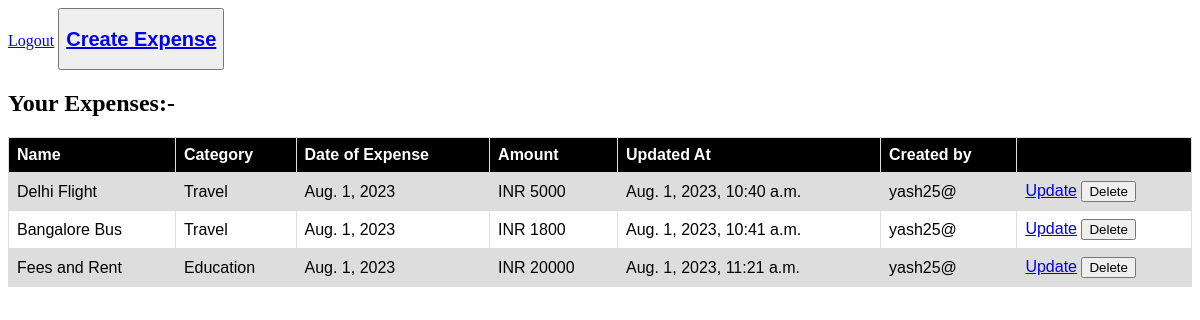
/view-expenses/ (signed in), run on the app's committed database.
### expenses/models.py (models this page shows, shortened)
class Expense(models.Model):
    name = models.CharField(max_length=140, verbose_name='Name of Expense')
    date_of_expense = models.DateField(verbose_name='Date of Expense')
    category = models.CharField(max_length=20, choices=CATEGORY_CHOICES)
    description = models.TextField(verbose_name='Description')
    amount = models.PositiveIntegerField(verbose_name='Amount', default=0)
    created_by = models.ForeignKey(User, on_delete=models.CASCADE, related_name='expenses')
    created_at = models.DateTimeField(auto_now_add=True)
    updated_at = models.DateTimeField(auto_now=True)

### expenses/views.py (the view)
# urls.py: path('view-expenses/', views.view_expenses, name='view_expenses'),
@login_required
def view_expenses(request):
    if request.user.is_superuser:
        expenses = Expense.objects.all()
    else:
        expenses = Expense.objects.filter(created_by=request.user)
    return render(request, 'view_expenses.html', {'expenses': expenses})

### expenses/templates/view_expenses.html (shortened to what this page needs)
{% extends 'base.html' %}
{% block content %}
<button type="submit"><a href="{% url 'create_expense' %}"><h2>Create Expense</h2></a></button>
<br>
<h2>Your Expenses:-</h2>
<table>
  <tr>
    <th>Name</th>
    <th>Category</th>
    <th>Date of Expense</th>
    <th>Amount</th>
    <th>Updated At</th>
    <th>Created by</th>
    <th></th>
  </tr>
  {% for exp_item in expenses %}
  <tr>
    <td>{{ exp_item.name }}</td>
    <td>{{ exp_item.category}}</td>
    <td>{{ exp_item.date_of_expense}}</td>
    <td>INR {{ exp_item.amount }}</td>
    <td>{{ exp_item.updated_at}}</td>
    <td>{{ exp_item.created_by}}</td>
    <td>
      {% if exp_item.created_by == request.user or request.user.is_superuser %}
              <a method="POST" href="{% url 'update_expense' exp_item.id %}">Update</a>
              <form method="post" action="{% url 'delete_expense' exp_item.id %}" style="display: inline;">
                <button type="submit">Delete</button>
              </form>
      {% endif %}
    </td>
  </tr>
  {% endfor %}
{% endblock %}

### expenses/templates/base.html (style rules this page uses)
table { font-family: arial, sans-serif; border-collapse: collapse; width: 100%; }
td, th { border: 1px solid #dddddd; text-align: left; padding: 8px; }
th { background-color: black; color: white; }
tr:nth-child(even) { background-color: #dddddd; }

### data on the page
Expense: name "Delhi Flight", category "Travel", date_of_expense "Aug. 1, 2023", amount "5000", updated_at "Aug. 1, 2023, 10:40 a.m.", created_by "yash25@", shows "Update"
Expense: name "Bangalore Bus", category "Travel", date_of_expense "Aug. 1, 2023", amount "1800", updated_at "Aug. 1, 2023, 10:41 a.m.", created_by "yash25@", shows "Update"
Expense: name "Fees and Rent", category "Education", date_of_expense "Aug. 1, 2023", amount "20000", updated_at "Aug. 1, 2023, 11:21 a.m.", created_by "yash25@", shows "Update"
